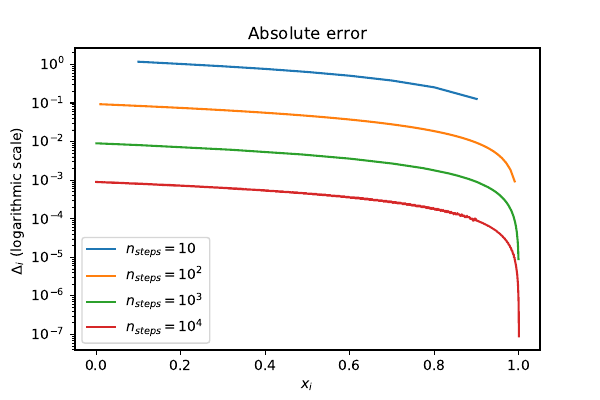

Write the Python code that produced this figure.
import numpy as np
import matplotlib.pyplot as plt

# a) Plotting log of abs err

u_txt_files = ("p210.txt", "p2.txt", "p21000.txt", "p210000.txt")
v_txt_files = ("p7.txt", "p7100.txt", "p71000.txt", "p710000.txt")
n_steps = (r"$n_{steps} = 10$", r"$n_{steps} = 10^2$", r"$n_{steps} = 10^3$", r"$n_{steps} = 10^4$")

for i in range(len(n_steps)):
    # u_i data
    u_data = np.loadtxt(u_txt_files[i])
    x = u_data[:, 0] # x - vector
    u_i = u_data[:, 1] # u(x) values

    # v_i data
    v_data = np.loadtxt(v_txt_files[i])
    v_i = v_data[:, 0] # v(x) values

    # slice lists, take away first and last value
    x = x[1:-1]
    u_i = u_i[1:-1]
    v_i = v_i[1:-1]

    # making the abs(u_i - v_i) list
    u_i_v_i = []
    for k in range(len(v_i)):
        u_i_v_i.append(np.abs(u_i[k] - v_i[k]))

    #plotting everything
    plt.plot(x, u_i_v_i, label = n_steps[i])

plt.title("Absolute error")
plt.xlabel(r"$x_i$")
plt.ylabel(r"$\Delta_i$ (logarithmic scale) ")
plt.yscale("log")
plt.legend()
plt.savefig('p8.pdf')
